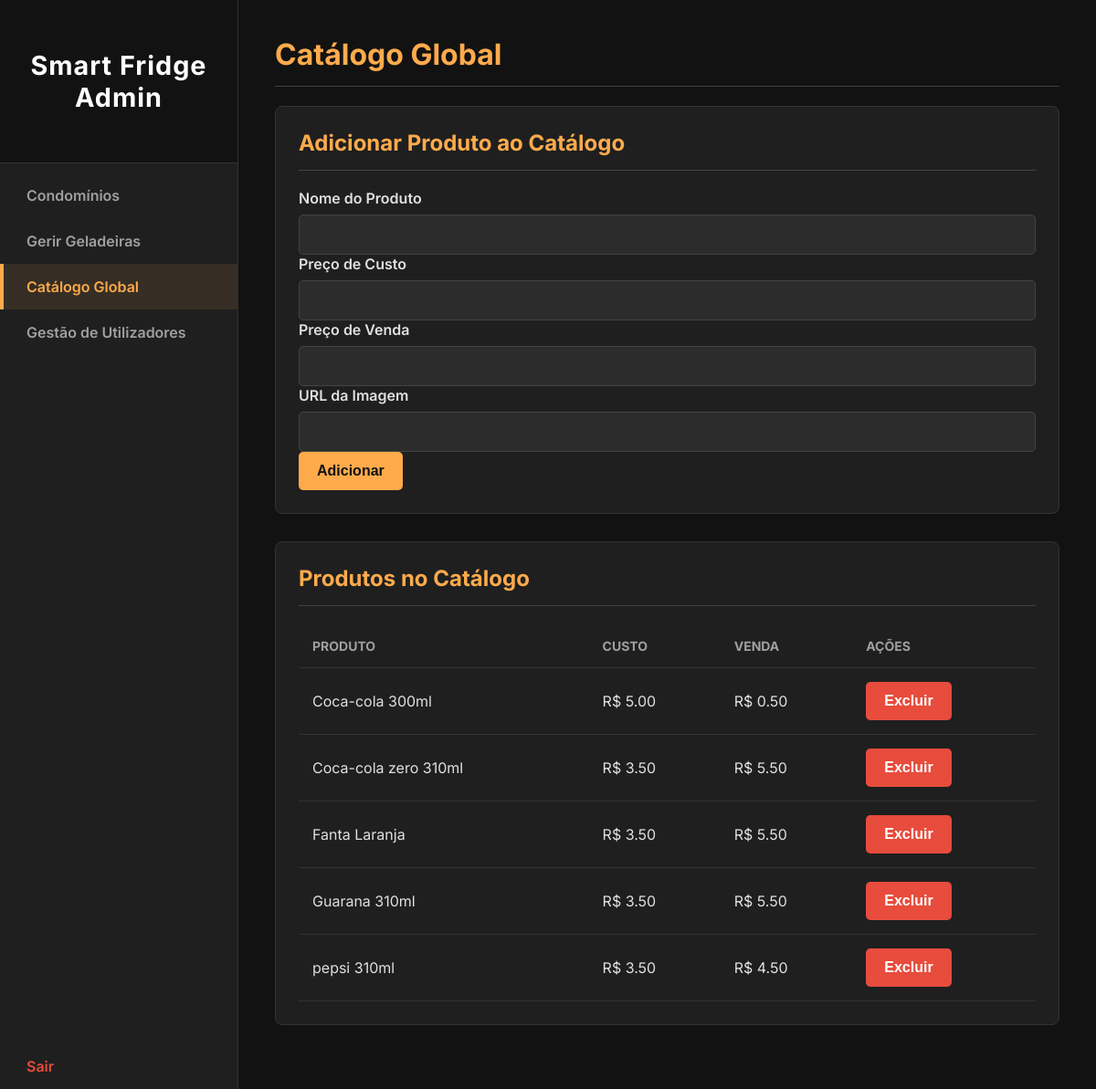
Page /admin/catalogo (signed in) on the committed database.
### models.py (models this page shows)
class Product(db.Model):
    __tablename__ = 'product'
    id = db.Column(db.Integer, primary_key=True)
    name = db.Column(db.String(100), nullable=False, unique=True)
    cost_price = db.Column(db.Float, nullable=False)
    sell_price = db.Column(db.Float, nullable=False)
    image_url = db.Column(db.String(255), nullable=True)
    condominios = db.relationship('Condominio', secondary='inventory', back_populates='products')

### app.py (the view, shortened to what this page needs)
@app.route('/admin/catalogo', methods=['GET', 'POST'])
@login_required
def gerenciar_catalogo():
    if not current_user.is_admin: return redirect(url_for('user_dashboard'))
    todos_produtos = Product.query.order_by(Product.name).all()
    return render_template('gerenciar_catalogo.html', produtos=todos_produtos)

### app.py (called while the page is built)
@login_manager.user_loader
def load_user(user_id):
    return User.query.get(int(user_id))

### templates/gerenciar_catalogo.html (shortened to what this page needs)
<!DOCTYPE html>
<html lang="pt-br">
<head>
    <link rel="stylesheet" href="{{ url_for('static', filename='admin_style.css') }}">
</head>
<body>
    <div class="wrapper">
        <nav class="sidebar">
            <div class="sidebar-header"><h3 class="logo-text">Smart Fridge Admin</h3></div>
            <ul>
                <li><a href="{{ url_for('gerenciar_condominios') }}">Condomínios</a></li>
                <li><a href="{{ url_for('selecionar_geladeira') }}">Gerir Geladeiras</a></li>
                <li><a href="{{ url_for('gerenciar_catalogo') }}" class="active">Catálogo Global</a></li>
                <li><a href="{{ url_for('gerenciar_utilizadores') }}">Gestão de Utilizadores</a></li>
                <li><a href="{{ url_for('logout') }}" class="logout-link">Sair</a></li>
            </ul>
        </nav>
        <main class="main-content">
            <h1>Catálogo Global</h1>
            <div class="card">
                <h2>Adicionar Produto ao Catálogo</h2>
                <form action="{{ url_for('gerenciar_catalogo') }}" method="POST">
                    <div class="form-group"><label>Nome do Produto</label><input type="text" name="product_name" required></div>
                    <div class="form-group"><label>Preço de Custo</label><input type="number" step="0.01" name="cost_price" required></div>
                    <div class="form-group"><label>Preço de Venda</label><input type="number" step="0.01" name="sell_price" required></div>
                    <div class="form-group"><label>URL da Imagem</label><input type="text" name="image_url"></div>
                    <button type="submit">Adicionar</button>
                </form>
            </div>
            <div class="card">
                <h2>Produtos no Catálogo</h2>
                <table>
                    <thead><tr><th>Produto</th><th>Custo</th><th>Venda</th><th>Ações</th></tr></thead>
                    <tbody>
                        {% for product in produtos %}
                        <tr>
                            <td>{{ product.name }}</td>
                            <td>R$ {{ "%.2f"|format(product.cost_price|float) }}</td>
                            <td>R$ {{ "%.2f"|format(product.sell_price|float) }}</td>
                            <td>
                                <form action="{{ url_for('excluir_produto_catalogo', product_id=product.id) }}" method="POST" onsubmit="return confirm('Tem a certeza?');" class="inline-form">
                                    <button type="submit" class="delete-btn">Excluir</button>
                                </form>
                            </td>
                        </tr>
                        {% endfor %}
                    </tbody>
                </table>
            </div>
        </main>
    </div>
</body>
</html>

### static/admin_style.css (style rules this page uses)
body { margin: 0; font-family: 'Inter', -apple-system, sans-serif; background-color: #121212; color: #e0e0e0; }
.wrapper { display: flex; }
.sidebar { width: 260px; background-color: #1f1f1f; color: white; min-height: 100vh; border-right: 1px solid #333; flex-shrink: 0; position: sticky; top: 0; }
.sidebar-header { padding: 25px; text-align: center; border-bottom: 1px solid #333; background-color: #121212; }
.sidebar .logo-text { font-size: 1.8rem; font-weight: 700; color: #ffffff; letter-spacing: 1px; }
.sidebar ul { list-style-type: none; padding: 0; margin: 10px 0; }
.sidebar ul li a { display: block; color: #a0a0a0; padding: 15px 25px; text-decoration: none; font-weight: 600; transition: all 0.2s ease-in-out; border-left: 4px solid transparent; }
.sidebar ul li a.active { background-color: rgba(255, 171, 76, 0.1); color: #ffab4c; border-left: 4px solid #ffab4c; }
.sidebar .logout-link { position: absolute; bottom: 0; width: 100%; box-sizing: border-box; color: #e74c3c; }
.main-content { flex-grow: 1; padding: 40px; overflow-y: auto; }
.card { background: #1f1f1f; padding: 25px; border-radius: 8px; border: 1px solid #333; margin-bottom: 30px; }
h1, h2 { color: #ffab4c; border-bottom: 1px solid #444; padding-bottom: 15px; margin-top: 0; }
h2 { font-size: 1.5rem; }
label { display: block; margin-bottom: 8px; font-weight: 600; }
input[type="text"], input[type="search"], input[type="password"], input[type="number"], select { width: 100%; padding: 12px; border: 1px solid #444; border-radius: 5px; box-sizing: border-box; font-size: 16px; background-color: #2c2c2c; color: #ffffff; }
button, .button { padding: 12px 20px; background-color: #ffab4c; color: #121212; border: none; border-radius: 5px; cursor: pointer; font-weight: 700; font-size: 16px; transition: background-color 0.2s; text-decoration: none; display: inline-block; }
.delete-btn { background-color: #e74c3c; color: white; }
table { width: 100%; border-collapse: collapse; }
th, td { padding: 15px; text-align: left; border-bottom: 1px solid #333; }
th { color: #a0a0a0; font-size: 14px; text-transform: uppercase; }
.inline-form { display: flex; gap: 5px; }

### rows in the picture
Product: name "Coca-cola 300ml", cost_price "5.00", sell_price "0.50"
Product: name "Coca-cola zero 310ml", cost_price "3.50", sell_price "5.50"
Product: name "Fanta Laranja", cost_price "3.50", sell_price "5.50"
Product: name "Guarana 310ml", cost_price "3.50", sell_price "5.50"
Product: name "pepsi 310ml", cost_price "3.50", sell_price "4.50"
